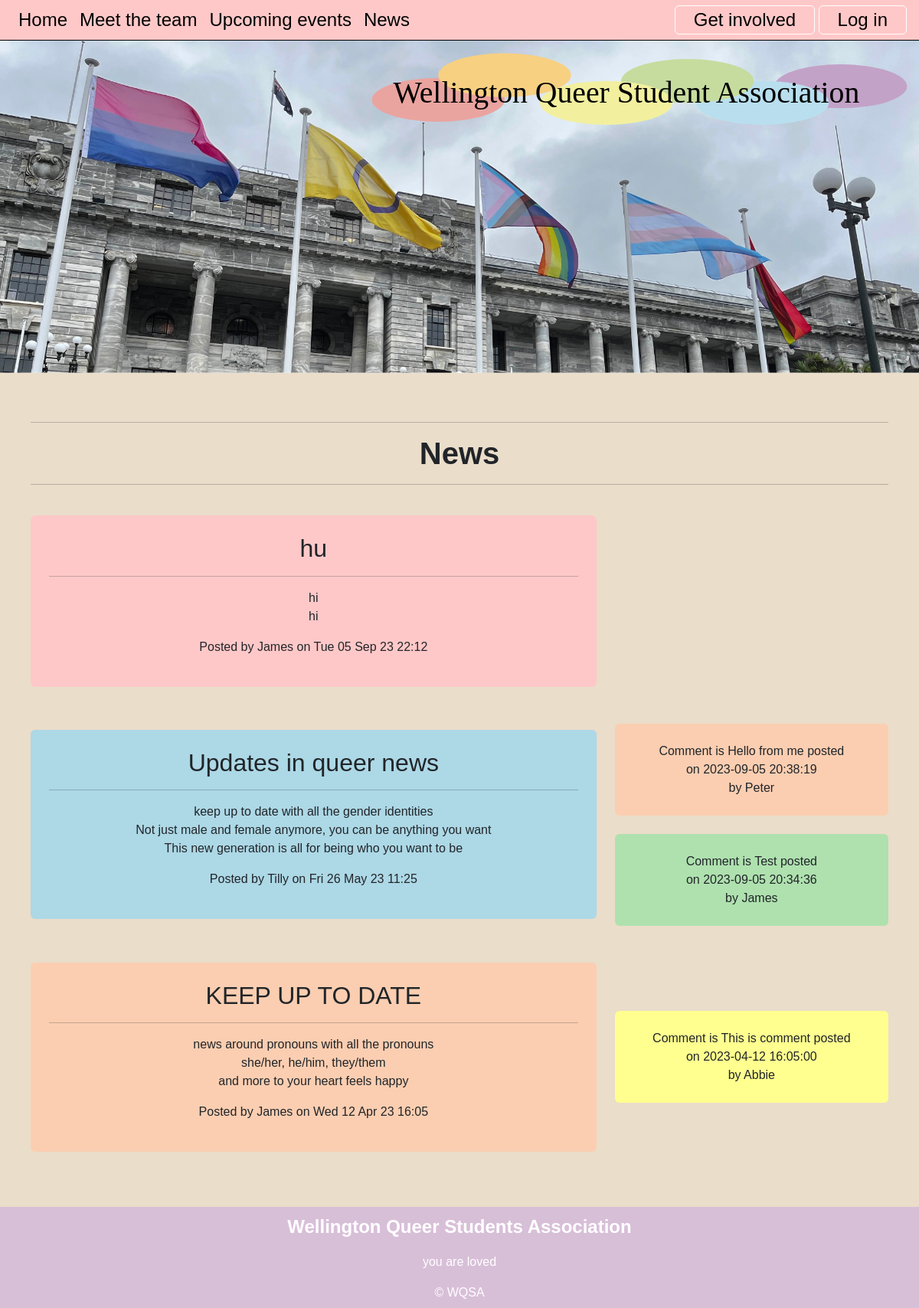
The app's page /news, older data.
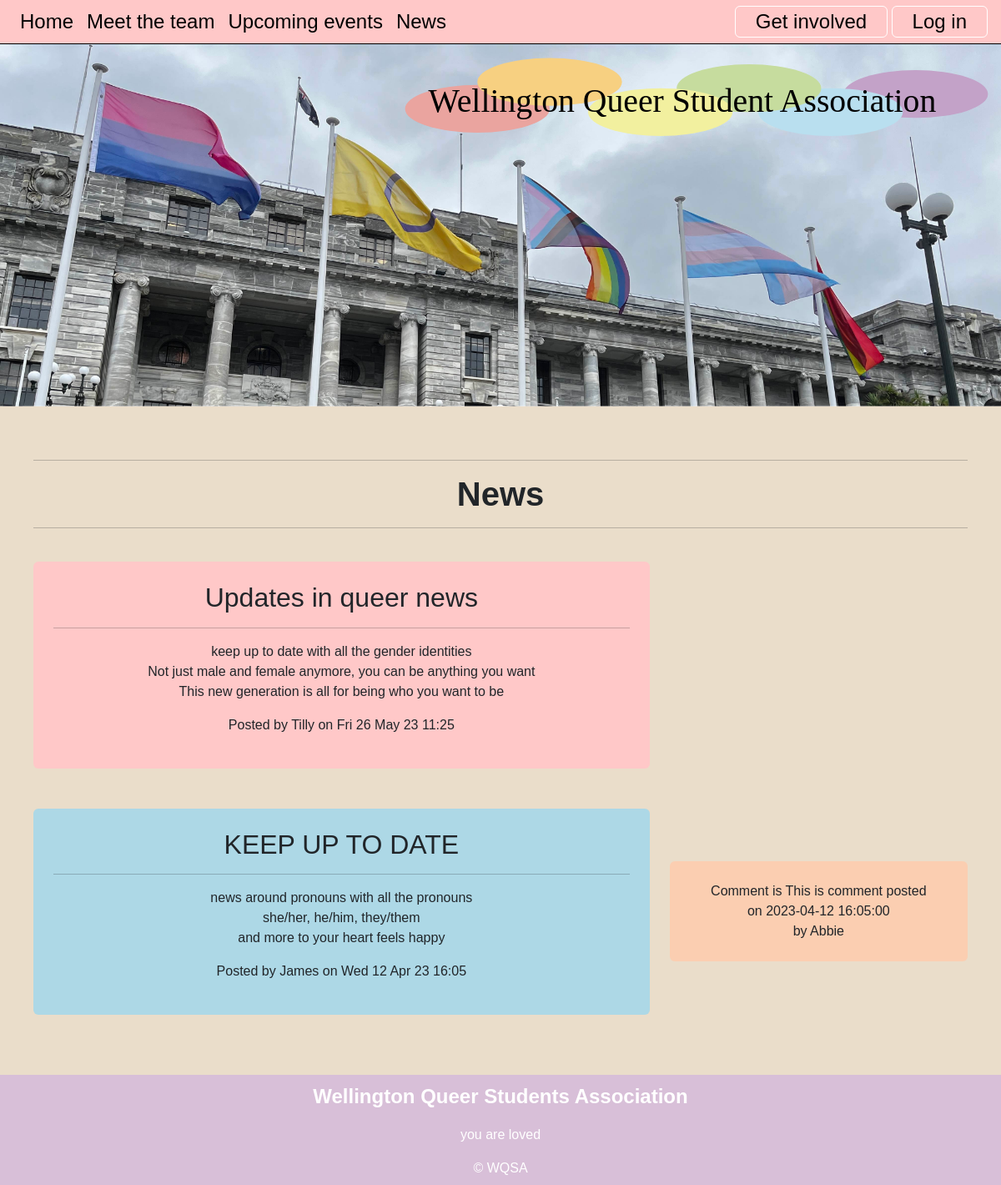
The same page, newer data.
### tables this page shows
CREATE TABLE news(
    news_id integer primary key autoincrement not null,
    title text not null unique,
    subtitle text not null unique,
    content text not null unique,
    newsdate date not null,
    member_id integer not null,
    foreign key(member_id) references member(member_id)
);

CREATE TABLE member(
    member_id integer primary key autoincrement not null,
    name text not null,
    email text not null unique,
    password text not null,
    authorisation integer not null
);

CREATE TABLE comments(
    comments_id integer primary key autoincrement not null,
    comments_content text not null unique,
    comments_date date not null,
    member_id integer not null,
    news_id integer not null,
    foreign key(member_id) references member(member_id),
    foreign key(news_id) references news(news_id)
);

### server.py (the view)
@app.route("/news")
def news():
    sql = """select news.news_id, news.title, news.subtitle, news.content, news.newsdate, member.name
      from news
      join member on news.member_id = member.member_id
      order by news.newsdate desc;

      """
    news = run_search_query_tuples(sql, (), db_path, True)
    print(news)
    sql = """select comments.news_id, comments.comments_content, comments.comments_date, member.name
      from comments
      join member on comments.member_id = member.member_id
      order by comments.comments_date desc;
      """
    comments = run_search_query_tuples(sql, (), db_path, True)
    print(comments)
    return render_template("news.html", news=news, comments=comments)

### db_functions.py (called while the page is built)
def run_search_query_tuples(sql_query, values_tuple, file_path, rowfactory=False):
    result = None
    try:
        db = sqlite3.connect(file_path)
        if rowfactory:
            db.row_factory = sqlite3.Row
        cursor = db.cursor()
        cursor.execute(sql_query, values_tuple)
        result = cursor.fetchall()
        cursor.close()
    except sqlite3.Error as error:
        print("Error running search query tuples: {}".format(error))
        return None
    db.close()
    if result is None:
        print("No search values were found")
    return result

### server.py (called while the page is built)
@app.template_filter()
def news_date(sqlite_dt):
    x = datetime.strptime(sqlite_dt, '%Y-%m-%d %H:%M:%S')
    return x.strftime("%a %d %b %y %H:%M")

### templates/news.html (shortened to what this page needs)
{% extends "layout.html" %}
{% block content %}
<div class="container-lg py-sm-5 py-1">
<hr> <h1>News</h1> <hr>
{% for row in news %}
    <div class="row align-items-center">
        <div class="col-lg-8">
            <div id="newsid-{{loop.index}}" class="p-4 my-4 container-sm rounded text-center">
                <h2>{{row['title']}}</h2>
                <hr>
                <div class="subtitle"> {{row['subtitle']}}</div>
                <p class="news-text"> {{row['content'] | replace("\n", "<br>") | safe}}</p>
                <div class="news-meta">Posted by {{row['name']}} on {{row['newsdate'] | news_date}}</div>
            </div>
        </div>
        <div class="col-lg-4">
            {% for comment in comments %}
                {% if row ['news_id'] == comment['news_id'] %}
                    <div id="comment-{{loop.index}}" class="p-4 my-4 container-sm rounded text-center">
                        <div class="">Comment is {{comment['comments_content']}} posted
                            <br>on {{comment['comments_date']}}
                            <br>by {{comment['name']}} </div>
                    </div>
                {% endif %}
            {% endfor %}
        </div>
    </div>
{% endfor %}
</div>
{% endblock %}

Row changes from the older to the newer data that the page shows:
removed news: title "hu", subtitle "hi", content "hi", name "James", newsdate|news_date "Tue 05 Sep 23 22:12"
removed comments: comments_content "Hello from me", comments_date "2023-09-05 20:38:19", name "Peter", shown under news "Updates in queer news"
removed comments: comments_content "Test", comments_date "2023-09-05 20:34:36", name "James", shown under news "Updates in queer news"
